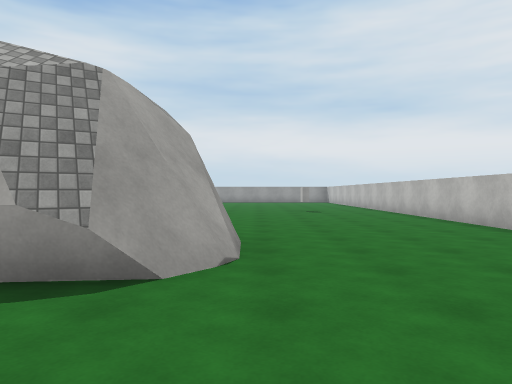
View 1 (above)

22 first-person views from a walk through a scene from a Unity 3-D project. The camera is 1.3 m above the floor, looks level and sees 70° across. The floor is counted in squares, 2 m on a side. Each view is taken from the middle of a square. On the plan, view 1 faces up. The plan holds only what a view shows up to about 11 squares ahead; the rest is blank. The player character is not drawn. Surface patterns are stand-ins for the level's own textures.

View 2
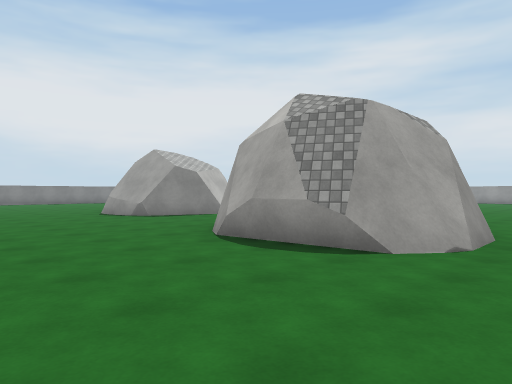

View 3
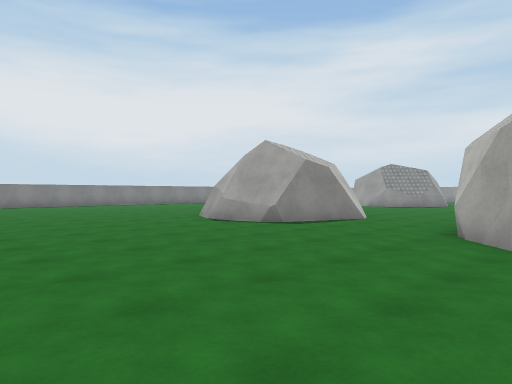

View 4
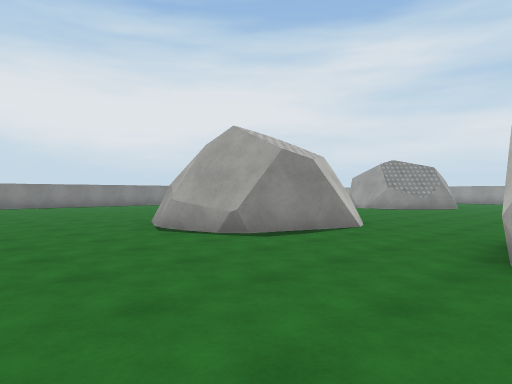

View 5
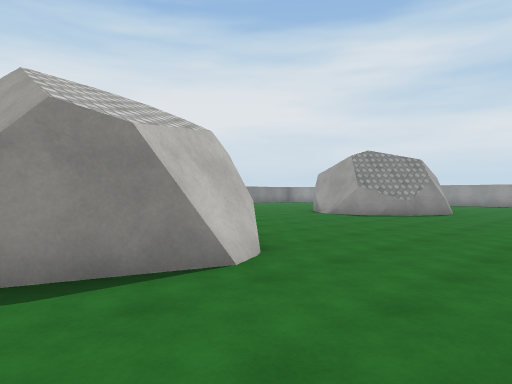

View 6
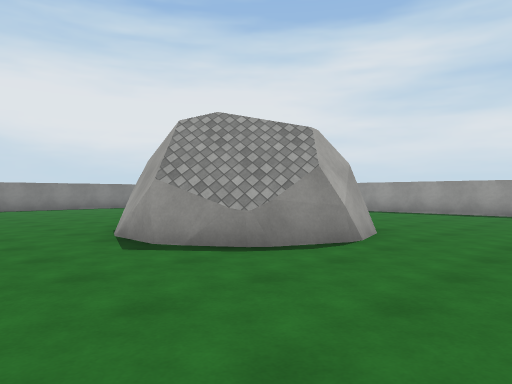

View 7
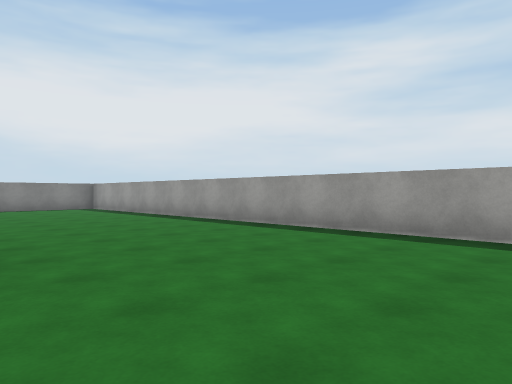

View 8
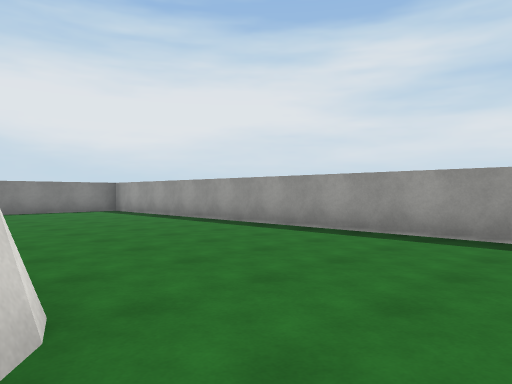

View 9
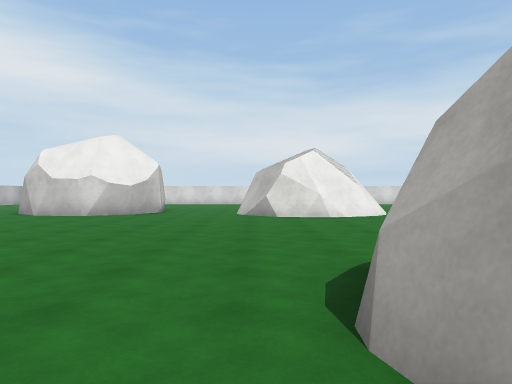

View 10
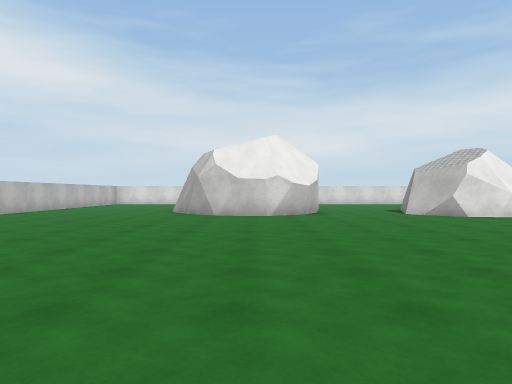

View 11
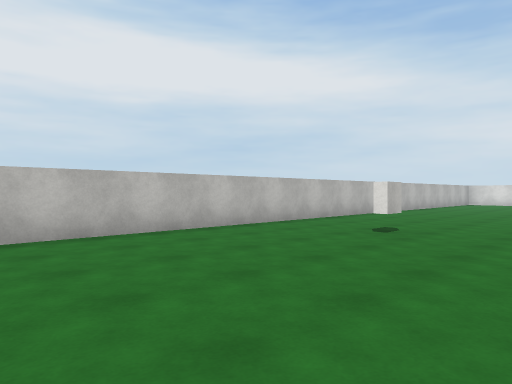

View 12
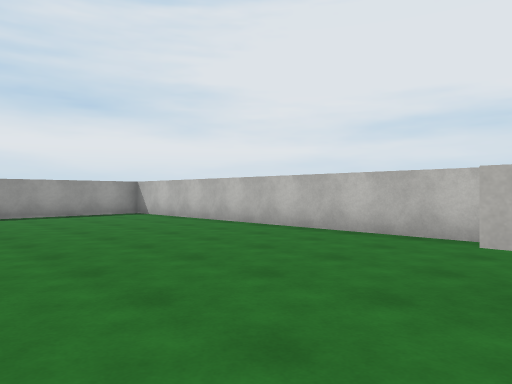

View 13
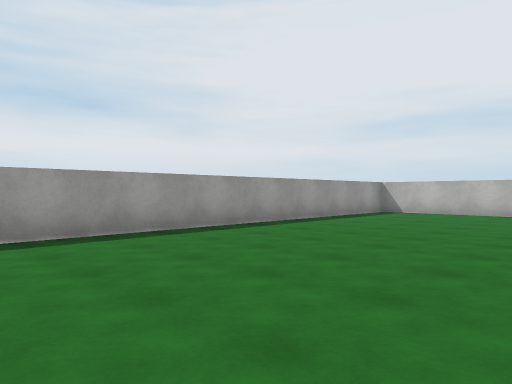

View 14
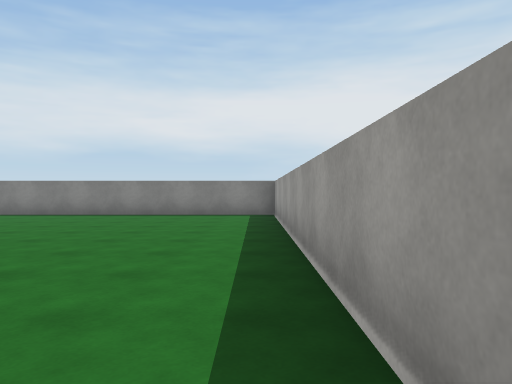

View 15
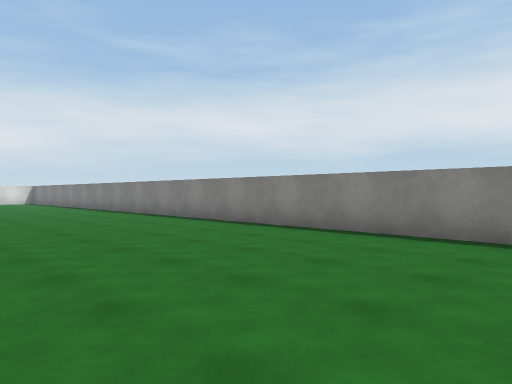

View 16
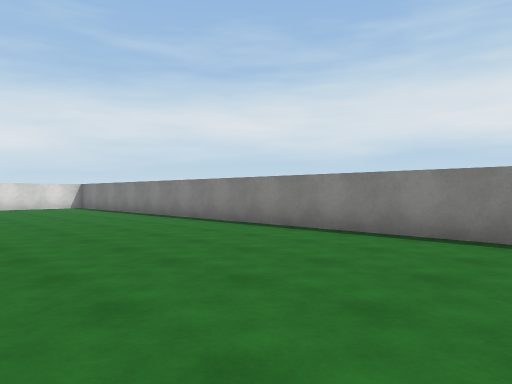

View 17
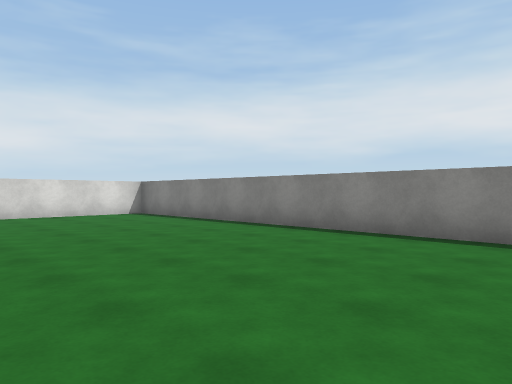

View 18
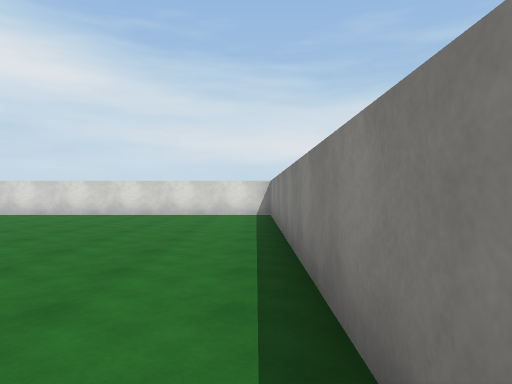

View 19
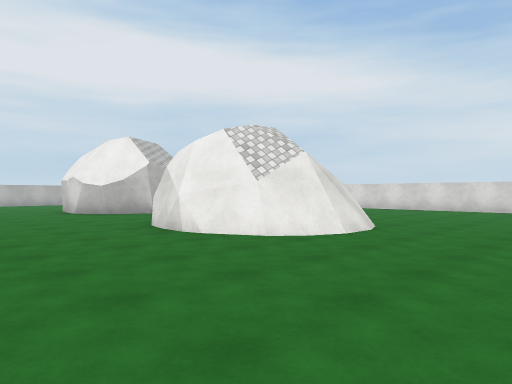

View 20
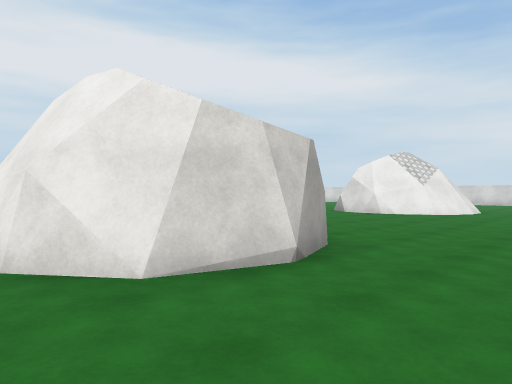

View 21
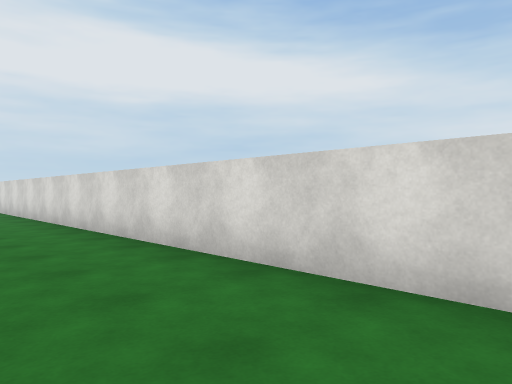

View 22
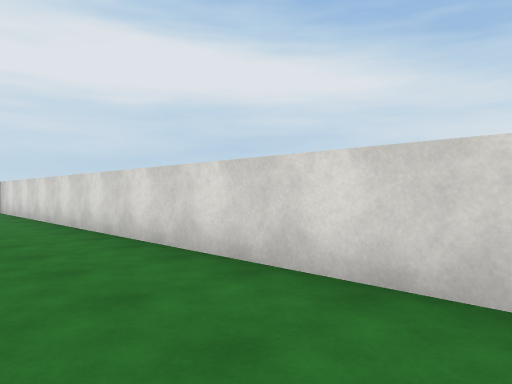

### Floor plan
Points are (right, up) in squares from view 1. A wall is a line through its corners. A room is listed if a view was taken in it or the views show most of it. See-through windows are left out.
Room 1 (views 1, 2, 3, 4, 5, 6, 7, 8, 9, 10, 11, 12, 13, 14, 15, 16, 17, 18, 19, 20, 21, 22)
walls: (-8.5, 7.4) (-7.8, 6.9); (-8.4, 7.2) (-7.7, 5.7); (-9.8, 7.6) (-8.4, 7.2); (-7.5, 6.2) (-8.1, 4.4); (-10.3, 13.4) (-10.9, 13.4); (-11.5, 6.6) (-11.1, 7.1); (-4, 7) (-3.3, 7.2); (-5, 5.5) (-4.5, 6.5) (-3.4, 7.2) (-2, 7.1) (-1, 6.2); (-5, 5.4) (-4.8, 6.1); (-11.6, 5.8) (-11.2, 6.9) (-9.8, 7.6) (-9.2, 7.5); (-8.4, 4.2) (-9.9, 3.7) (-11.2, 4.3) (-11.5, 5) (-11.5, 5.9); (-8.9, 15.9) (-8.7, 15.1); (-8.4, 4) (-9.7, 3.6); (-2.5, 7.2) (-1.3, 6.5) (-0.9, 5.9); (-8.4, 3.8) (-9.7, 3.5) (-10.2, 3.6); (-10.9, 4.3) (-11.4, 5.6) (-11, 6.8) (-9.5, 7.4); (-8.9, 16.4) (-8.5, 15.3) (-9.1, 14) (-10.3, 13.4) (-12.4, 14.2) (-12.8, 15.2); (-12.7, 14.8) (-12.7, 15.4) (-12.3, 16.7) (-11.5, 17.3); (-4.6, 3.9) (-4.9, 4.4); (-12.4, 16.3) (-11.4, 17.3) (-10.5, 17.3); (-9.9, 17.5) (-9.5, 17.2); (-3.8, 2.9) (-4.8, 4); (-0.6, 5) (-0.5, 4.4) (-0.8, 3.5); (-2.5, 2.5) (-3.6, 2.9); (-0.7, 3.7) (-1.4, 2.8); (-0.5, 3.5) (-1.2, 2.5); (-0.9, 2.7) (-3, 2.5) (-4.1, 3.1); (4.4, 6) (4.4, 22.1); (4.1, 22.5) (-20.4, 22.5) (-20.4, -2.4) (4.2, -2.4)
low walls: (-8.1, 7.1) (-7.6, 5.9); (-9.1, 14) (-9.7, 13.6); (-10.9, 13.4) (-11.9, 13.8); (-9.3, 3.6) (-9.9, 3.5); (-0.5, 3.9) (-0.6, 3.4); (-0.5, 3.2) (-0.9, 2.7)
objects: other object (2, 12)

Where each view was taken, in squares from view 1:
view 1: 0 up, 0 right, facing up
view 2: 1 down, 1 right, facing up-left
view 3: 2 down, 3 left, facing up-left
view 4: 0 up, 4 left, facing up-left
view 5: 4 up, 5 left, facing up-left
view 6: 11 up, 6 left, facing up-left
view 7: 17 up, 6 left, facing up-left
view 8: 17 up, 8 left, facing up-left
view 9: 17 up, 8 left, facing down
view 10: 17 up, 3 left, facing down
view 11: 18 up, 1 left, facing down-right
view 12: 12 up, 1 left, facing up-right
view 13: 17 up, 7 left, facing up-right
view 14: 22 up, 10 left, facing left
view 15: 20 up, 15 left, facing down-left
view 16: 13 up, 15 left, facing down-left
view 17: 8 up, 15 left, facing down-left
view 18: 8 up, 20 left, facing down
view 19: 11 up, 15 left, facing down-right
view 20: 18 up, 15 left, facing down-right
view 21: 0 up, 16 left, facing down-right
view 22: 0 up, 9 left, facing down-right
